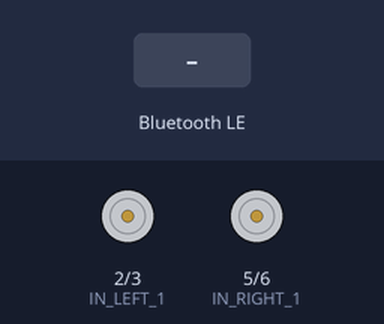
A sketch run on a simulated ESP32-C3. Shown: motor-driver pin pairs drawn as motors (green arrow = first pin HIGH = forward, orange = second pin HIGH = backward, longer = more drive, scaled by the enable pin). Inputs (shaded band) come from the test bench. Nothing arrives over Bluetooth unless stated; a phone connects over Bluetooth LE 3 s after start.

Above: at 1.2 s.
1.3 s: Bluetooth LE write "F" received
At 2.4 s:
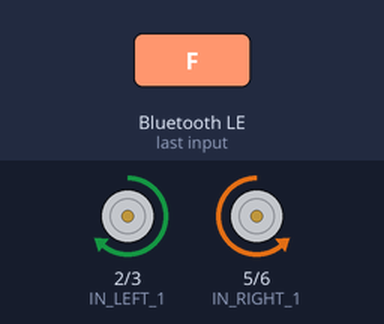
4.3 s: Bluetooth LE write "B" received
At 4.9 s:
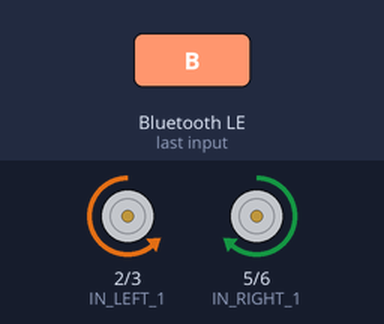
7.0 s: Bluetooth LE write "L" received
At 7.9 s:
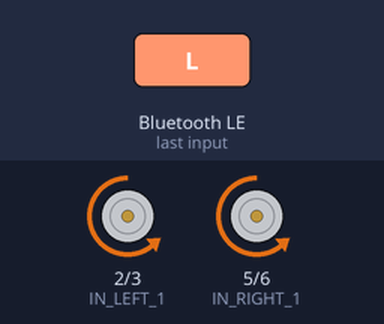
9.7 s: Bluetooth LE write "R" received
At 10.2 s:
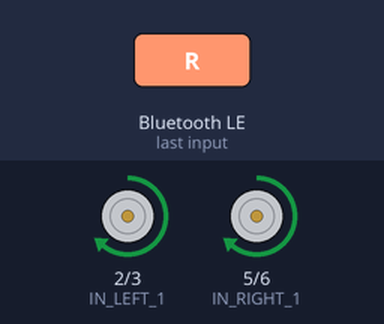
12.4 s: Bluetooth LE write "J" received
At 13.3 s:
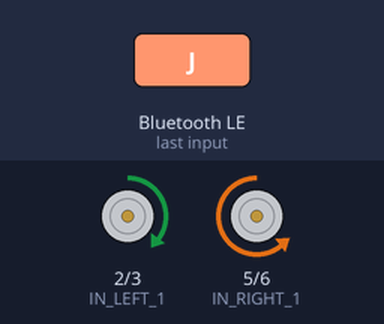
15.1 s: Bluetooth LE write "Q" received
At 15.5 s:
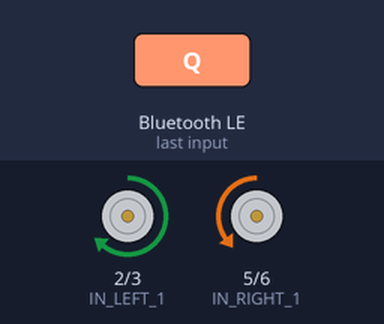
Timing chart, 0 to 18.1 s (numbered marks = the images above; inputs shaded):
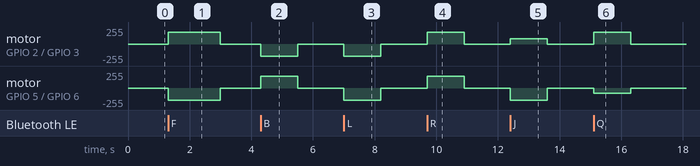

Measured:
- after the input at 1.3 s, motor on GPIO 2 (IN_LEFT_1) / GPIO 3 (IN_LEFT_2): stopped → forward 180/255 at once, → stopped 1.7 s later; motor on GPIO 5 (IN_RIGHT_1) / GPIO 6 (IN_RIGHT_2): stopped → backward 180/255 at once, → stopped 1.7 s later
- after the input at 4.3 s, motor on GPIO 2 (IN_LEFT_1) / GPIO 3 (IN_LEFT_2): stopped → backward 180/255 at once, → stopped 1.2 s later; motor on GPIO 5 (IN_RIGHT_1) / GPIO 6 (IN_RIGHT_2): stopped → forward 180/255 at once, → stopped 1.2 s later
- after the input at 7.0 s, motor on GPIO 2 (IN_LEFT_1) / GPIO 3 (IN_LEFT_2), motor on GPIO 5 (IN_RIGHT_1) / GPIO 6 (IN_RIGHT_2): stopped → backward 180/255 at once, → stopped 1.2 s later
- after the input at 9.7 s, motor on GPIO 2 (IN_LEFT_1) / GPIO 3 (IN_LEFT_2), motor on GPIO 5 (IN_RIGHT_1) / GPIO 6 (IN_RIGHT_2): stopped → forward 180/255 at once, → stopped 1.2 s later
- after the input at 12.4 s, motor on GPIO 2 (IN_LEFT_1) / GPIO 3 (IN_LEFT_2): stopped → forward 81/255 at once, → stopped 1.2 s later; motor on GPIO 5 (IN_RIGHT_1) / GPIO 6 (IN_RIGHT_2): stopped → backward 180/255 at once, → stopped 1.2 s later
- after the input at 15.1 s, motor on GPIO 2 (IN_LEFT_1) / GPIO 3 (IN_LEFT_2): stopped → forward 180/255 at once, → stopped 1.2 s later; motor on GPIO 5 (IN_RIGHT_1) / GPIO 6 (IN_RIGHT_2): stopped → backward 81/255 at once, → stopped 1.2 s later

The sketch:

Otix_ESP32_C3.ino
```cpp
#include <Arduino.h>
#include <BLEDevice.h>
#include <BLEServer.h>
#include <BLEUtils.h>
#include <BLE2902.h>

constexpr uint8_t EN_LEFT = 4;
constexpr uint8_t IN_LEFT_1 = 2;
constexpr uint8_t IN_LEFT_2 = 3;
constexpr uint8_t EN_RIGHT = 7;
constexpr uint8_t IN_RIGHT_1 = 5;
constexpr uint8_t IN_RIGHT_2 = 6;
constexpr uint8_t SPEED_SLOW = 160;
constexpr uint8_t SPEED_MEDIUM = 180;
constexpr uint8_t SPEED_FAST = 255;
constexpr uint32_t SAFETY_TIMEOUT_MS = 1200;
constexpr char DEVICE_NAME[] = "OTIX";
constexpr char SERVICE_UUID[] = "7b183224-9168-443e-a927-7aeea07e8105";
constexpr char COMMAND_UUID[] = "7b183225-9168-443e-a927-7aeea07e8105";
constexpr char STATE_UUID[] = "7b183226-9168-443e-a927-7aeea07e8105";

BLEServer* bleServer = nullptr;
BLECharacteristic* stateCharacteristic = nullptr;
volatile bool deviceConnected = false;
bool previousConnectionState = false;
uint8_t currentSpeed = SPEED_MEDIUM;
char currentMovement = 'S';
uint32_t lastContactAt = 0;

void notifyState(const String& value) {
    if (!deviceConnected || stateCharacteristic == nullptr) return;
    stateCharacteristic->setValue(value);
    stateCharacteristic->notify();
}

void setSingleMotor(uint8_t enablePin, uint8_t input1, uint8_t input2, int value) {
    int duty = constrain(abs(value), 0, 255);
    if (value > 0) {
        digitalWrite(input1, HIGH);
        digitalWrite(input2, LOW);
        analogWrite(enablePin, duty);
    } else if (value < 0) {
        digitalWrite(input1, LOW);
        digitalWrite(input2, HIGH);
        analogWrite(enablePin, duty);
    } else {
        analogWrite(enablePin, 0);
        digitalWrite(input1, LOW);
        digitalWrite(input2, LOW);
    }
}

void setMotors(int left, int right) {
    setSingleMotor(EN_LEFT, IN_LEFT_1, IN_LEFT_2, left);
    // La orientación física del motor derecho invierte su sentido lógico.
    setSingleMotor(EN_RIGHT, IN_RIGHT_1, IN_RIGHT_2, -right);
}

void stopMotors(bool notify = true) {
    currentMovement = 'S';
    setMotors(0, 0);
    if (notify) notifyState("MOVE:S");
}

void applyMovement(char command) {
    int speed = currentSpeed;
    int inner = max(70, speed * 45 / 100);
    switch (command) {
        case 'F':
            setMotors(speed, speed);
            break;
        case 'B':
            setMotors(-speed, -speed);
            break;
        case 'L':
            setMotors(-speed, speed);
            break;
        case 'R':
            setMotors(speed, -speed);
            break;
        case 'J':
            setMotors(inner, speed);
            break;
        case 'Q':
            setMotors(speed, inner);
            break;
        case 'M':
            setMotors(-speed, -inner);
            break;
        case 'H':
            setMotors(-inner, -speed);
            break;
        case 'S':
            stopMotors();
            return;
        default:
            return;
    }
    currentMovement = command;
    notifyState("MOVE:" + String(command));
}

void applySpeed(char command) {
    switch (command) {
        case 'V':
            currentSpeed = SPEED_SLOW;
            break;
        case 'W':
            currentSpeed = SPEED_MEDIUM;
            break;
        case 'X':
            currentSpeed = SPEED_FAST;
            break;
        default:
            return;
    }
    notifyState("SPEED:" + String(currentSpeed));
    if (currentMovement != 'S') applyMovement(currentMovement);
}

void processCommand(char command) {
    lastContactAt = millis();
    if (command == 'P') return;
    if (command == 'V' || command == 'W' || command == 'X') {
        applySpeed(command);
        return;
    }
    applyMovement(command);
}

class ServerCallbacks : public BLEServerCallbacks {
    void onConnect(BLEServer* server) override {
        deviceConnected = true;
        lastContactAt = millis();
        stopMotors(false);
        notifyState("READY");
    }

    void onDisconnect(BLEServer* server) override {
        deviceConnected = false;
        stopMotors(false);
    }
};

class CommandCallbacks : public BLECharacteristicCallbacks {
    void onWrite(BLECharacteristic* characteristic) override {
        String value = characteristic->getValue();
        for (size_t index = 0; index < value.length(); index++) {
            processCommand(value[index]);
        }
    }
};

void setup() {
    pinMode(EN_LEFT, OUTPUT);
    pinMode(IN_LEFT_1, OUTPUT);
    pinMode(IN_LEFT_2, OUTPUT);
    pinMode(EN_RIGHT, OUTPUT);
    pinMode(IN_RIGHT_1, OUTPUT);
    pinMode(IN_RIGHT_2, OUTPUT);
    stopMotors(false);
    Serial.begin(115200);
    BLEDevice::init(DEVICE_NAME);
    bleServer = BLEDevice::createServer();
    bleServer->setCallbacks(new ServerCallbacks());
    BLEService* service = bleServer->createService(SERVICE_UUID);
    BLECharacteristic* commandCharacteristic = service->createCharacteristic(
        COMMAND_UUID,
        BLECharacteristic::PROPERTY_WRITE
    );
    commandCharacteristic->setCallbacks(new CommandCallbacks());
    stateCharacteristic = service->createCharacteristic(
        STATE_UUID,
        BLECharacteristic::PROPERTY_READ | BLECharacteristic::PROPERTY_NOTIFY
    );
    stateCharacteristic->addDescriptor(new BLE2902());
    stateCharacteristic->setValue("READY");
    service->start();
    BLEAdvertising* advertising = BLEDevice::getAdvertising();
    advertising->addServiceUUID(SERVICE_UUID);
    advertising->setScanResponse(true);
    BLEDevice::startAdvertising();
}

void loop() {
    if (deviceConnected && currentMovement != 'S' && millis() - lastContactAt > SAFETY_TIMEOUT_MS) {
        stopMotors(false);
        notifyState("TIMEOUT");
    }
    if (!deviceConnected && previousConnectionState) {
        delay(300);
        BLEDevice::startAdvertising();
        previousConnectionState = false;
    }
    if (deviceConnected && !previousConnectionState) {
        previousConnectionState = true;
    }
    delay(10);
}
```
